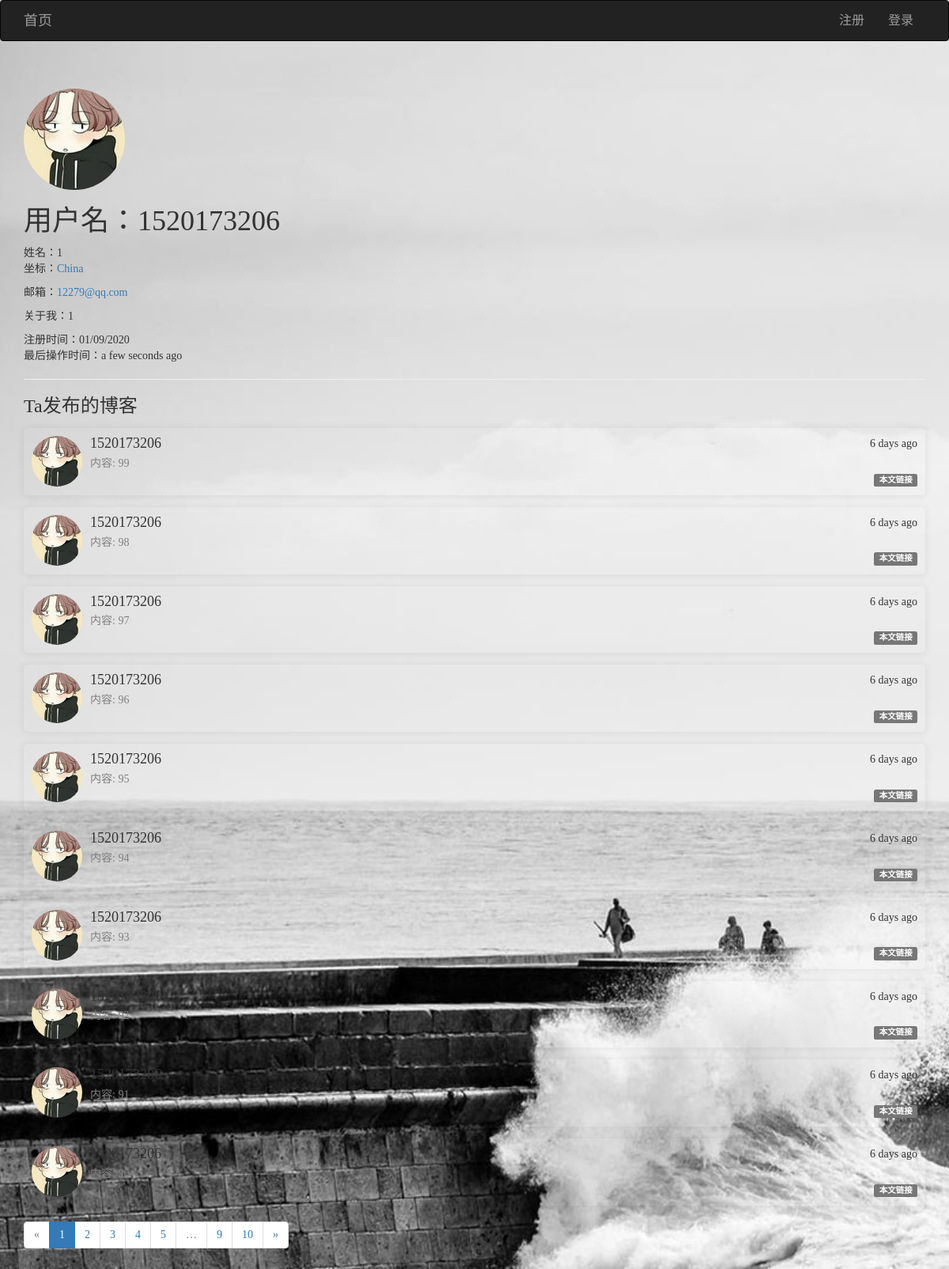
Page /user/user_info/1520173206 on the committed database.
### app/models/users.py (models this page shows, shortened)
class User(UserMixin, db.Model):
    __tablename__ = 'users'
    id = db.Column(db.Integer, primary_key=True)
    username = db.Column(db.String(64), unique=True)
    password_hash = db.Column(db.String(128))
    email = db.Column(db.String(128), unique=True)
    confirmed = db.Column(db.Boolean, default=False)
    icon = db.Column(db.String(64), default='default.jpg')
    name = db.Column(db.String(64))
    location = db.Column(db.String(64))
    about_me = db.Column(db.Text())
    member_since = db.Column(db.DateTime(), default=datetime.utcnow)
    last_seen = db.Column(db.DateTime(), default=datetime.utcnow)
    posts = db.relationship('Posts', backref='user', lazy='dynamic', cascade='all, delete-orphan')
    favorites = db.relationship('Posts', secondary="collections", backref=db.backref('users', lazy='dynamic'), lazy='dynamic')
    comments = db.relationship('Comment', backref='user', lazy='dynamic', cascade='all, delete-orphan')
    @property
    def password(self):
        raise AttributeError('密码不可读')

### app/models/posts.py (models this page shows, shortened)
class Posts(db.Model):
    __tablename__ = 'posts'
    id = db.Column(db.Integer, primary_key=True)
    rid = db.Column(db.Integer, index=True, default=0)
    content = db.Column(db.Text)
    timestamp = db.Column(db.DateTime, default=datetime.utcnow)
    uid = db.Column(db.Integer, db.ForeignKey('users.id', ondelete='CASCADE'))
    comments = db.relationship('Comment', backref='post', lazy='dynamic', cascade='all, delete-orphan')
    body_html = db.Column(db.Text)
    body_text = db.Column(db.Text)

### app/views/user.py (the view)
@user.route('/user_info/<username>')
def user_info(username):
    u = User.query.filter_by(username=username).first_or_404()
    page = request.args.get('page', 1, type=int)  # 用户想查看第几页
    pagination = u.posts.order_by(Posts.timestamp.desc()).paginate(page, per_page=10, error_out=False)
    posts = pagination.items
    return render_template('user/user.html', user=u, posts=posts, pagination=pagination)

### app/views/user.py (called while the page is built)
@user.before_app_request
def before_request():
    if current_user.is_authenticated:
        current_user.ping()

### app/templates/user/user.html (shortened to what this page needs)
{% extends 'commons/base.html' %}
{% from 'commons/macro.html' import pagination_show %}
{% block page_content %}
    <div class="page-header">
        <img style="border-radius: 50%" src="{{ url_for('static', filename='uploads/' + user.icon) }}" alt="头像">
        <h1>用户名：{{ user.username }}</h1>
        {% if user.name or user.location %}
            <p>
                {% if user.name %}姓名：{{ user.name }}<br>{% endif %}
                {% if user.location %}
                    坐标：<a href="http://maps.google.com/?q={{ user.location }}">{{ user.location }}</a>
                {% endif %}
            </p>
        {% endif %}
        <p>邮箱：<a href="mailto:{{ user.email }}">{{ user.email }}</a></p>
        {% if user.about_me %}<p>关于我：{{ user.about_me }}</p>{% endif %}
        <p>
            注册时间：{{ moment(user.member_since).format('L') }}<br>
            最后操作时间：{{ moment(user.last_seen).fromNow() }}
        </p>
    </div>
    <h3>{% if current_user.username == user.username %}我{% else %}Ta{% endif %}发布的博客</h3>
    {% for post in posts %}
        <div class="media" style="padding: 10px; box-shadow: 0 1px 10px 2px rgba(0, 0, 0, .06); border-radius: 5px">
            <div class="media-left">
                <img class="media-object" style="width: 64px; height: 64px; border-radius: 50%" src="{{ url_for('static', filename='uploads/' + post.user.icon) }}" alt="...">
            </div>
            <div class="media-body">
                <div style="float: right">{{ moment(post.timestamp).fromNow() }}</div>
                <h4 class="media-heading">{{ post.user.username }}</h4>
                <span style="float: left; white-space: nowrap; overflow: hidden; text-overflow: ellipsis; max-width: 950px; max-height: 20px; color: grey">
                    {% if post.body_html %}
                        {{ post.body_text }}
                    {% else %}
                        {{ post.content }}
                    {% endif %}
                </span><br>
                <a style="float:right;" target="_blank" href="{{ url_for('posts.post_show', id=post.id) }}"><span class="label label-default">本文链接</span></a>
            </div>
        </div>
    {% endfor %}
    {{ pagination_show(pagination,'user.user_info',user.username) }}
{% endblock %}

### app/templates/commons/base.html (style rules this page uses)
body { font-family: "田氏宋体旧字形"; -webkit-user-select: none; background-image: url(/images/1214885.jpg); -webkit-background-size: cover; -o-background-size: cover; background-size: cover; z-index: -2; }

### rows in the picture
User: icon (placeholder picture), username "1520173206", name "1", location "China", email "12279@qq.com", about_me "1", member_since "01/09/2020", last_seen "a few seconds ago"
Posts: icon (placeholder picture), timestamp "6 days ago", user.username "1520173206", content "内容: 99"
Posts: icon (placeholder picture), timestamp "6 days ago", user.username "1520173206", content "内容: 98"
Posts: icon (placeholder picture), timestamp "6 days ago", user.username "1520173206", content "内容: 97"
Posts: icon (placeholder picture), timestamp "6 days ago", user.username "1520173206", content "内容: 96"
Posts: icon (placeholder picture), timestamp "6 days ago", user.username "1520173206", content "内容: 95"
Posts: icon (placeholder picture), timestamp "6 days ago", user.username "1520173206", content "内容: 94"
Posts: icon (placeholder picture), timestamp "6 days ago", user.username "1520173206", content "内容: 93"
Posts: icon (placeholder picture), timestamp "6 days ago", user.username "1520173206", content "内容: 92"
Posts: icon (placeholder picture), timestamp "6 days ago", user.username "1520173206", content "内容: 91"
Posts: icon (placeholder picture), timestamp "6 days ago", user.username "1520173206", content "内容: 90"

### other values in the picture
{{ p }} "1"
{{ p }} "2" "3" "4" "5" "9" "10"
